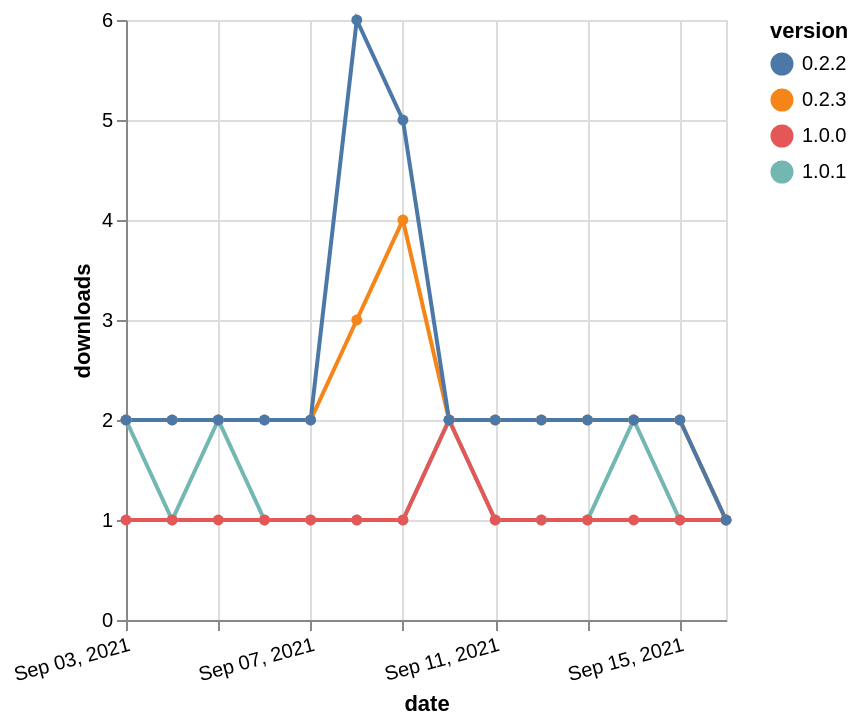

Vega-Lite specification for this chart:
### Vega-Lite specification from a JSON file in a GitHub repository (floating-point values rounded to 4 significant figures)
{"$schema": "https://vega.github.io/schema/vega-lite/v5.json", "description": "A simple bar chart with embedded data.", "data": {"values": [{"date": "2021-09-03", "total": 2389, "delta": 2, "version": "0.2.3"}, {"date": "2021-09-04", "total": 2391, "delta": 2, "version": "0.2.3"}, {"date": "2021-09-05", "total": 2393, "delta": 2, "version": "0.2.3"}, {"date": "2021-09-06", "total": 2395, "delta": 2, "version": "0.2.3"}, {"date": "2021-09-07", "total": 2397, "delta": 2, "version": "0.2.3"}, {"date": "2021-09-08", "total": 2400, "delta": 3, "version": "0.2.3"}, {"date": "2021-09-09", "total": 2404, "delta": 4, "version": "0.2.3"}, {"date": "2021-09-10", "total": 2406, "delta": 2, "version": "0.2.3"}, {"date": "2021-09-11", "total": 2408, "delta": 2, "version": "0.2.3"}, {"date": "2021-09-12", "total": 2410, "delta": 2, "version": "0.2.3"}, {"date": "2021-09-13", "total": 2412, "delta": 2, "version": "0.2.3"}, {"date": "2021-09-14", "total": 2414, "delta": 2, "version": "0.2.3"}, {"date": "2021-09-15", "total": 2416, "delta": 2, "version": "0.2.3"}, {"date": "2021-09-16", "total": 2417, "delta": 1, "version": "0.2.3"}, {"date": "2021-09-03", "total": 556, "delta": 2, "version": "1.0.1"}, {"date": "2021-09-04", "total": 557, "delta": 1, "version": "1.0.1"}, {"date": "2021-09-05", "total": 559, "delta": 2, "version": "1.0.1"}, {"date": "2021-09-06", "total": 560, "delta": 1, "version": "1.0.1"}, {"date": "2021-09-07", "total": 561, "delta": 1, "version": "1.0.1"}, {"date": "2021-09-08", "total": 562, "delta": 1, "version": "1.0.1"}, {"date": "2021-09-09", "total": 563, "delta": 1, "version": "1.0.1"}, {"date": "2021-09-10", "total": 565, "delta": 2, "version": "1.0.1"}, {"date": "2021-09-11", "total": 566, "delta": 1, "version": "1.0.1"}, {"date": "2021-09-12", "total": 567, "delta": 1, "version": "1.0.1"}, {"date": "2021-09-13", "total": 568, "delta": 1, "version": "1.0.1"}, {"date": "2021-09-14", "total": 570, "delta": 2, "version": "1.0.1"}, {"date": "2021-09-15", "total": 571, "delta": 1, "version": "1.0.1"}, {"date": "2021-09-16", "total": 572, "delta": 1, "version": "1.0.1"}, {"date": "2021-09-03", "total": 245, "delta": 1, "version": "1.0.0"}, {"date": "2021-09-04", "total": 246, "delta": 1, "version": "1.0.0"}, {"date": "2021-09-05", "total": 247, "delta": 1, "version": "1.0.0"}, {"date": "2021-09-06", "total": 248, "delta": 1, "version": "1.0.0"}, {"date": "2021-09-07", "total": 249, "delta": 1, "version": "1.0.0"}, {"date": "2021-09-08", "total": 250, "delta": 1, "version": "1.0.0"}, {"date": "2021-09-09", "total": 251, "delta": 1, "version": "1.0.0"}, {"date": "2021-09-10", "total": 253, "delta": 2, "version": "1.0.0"}, {"date": "2021-09-11", "total": 254, "delta": 1, "version": "1.0.0"}, {"date": "2021-09-12", "total": 255, "delta": 1, "version": "1.0.0"}, {"date": "2021-09-13", "total": 256, "delta": 1, "version": "1.0.0"}, {"date": "2021-09-14", "total": 257, "delta": 1, "version": "1.0.0"}, {"date": "2021-09-15", "total": 258, "delta": 1, "version": "1.0.0"}, {"date": "2021-09-16", "total": 259, "delta": 1, "version": "1.0.0"}, {"date": "2021-09-03", "total": 2776, "delta": 2, "version": "0.2.2"}, {"date": "2021-09-04", "total": 2778, "delta": 2, "version": "0.2.2"}, {"date": "2021-09-05", "total": 2780, "delta": 2, "version": "0.2.2"}, {"date": "2021-09-06", "total": 2782, "delta": 2, "version": "0.2.2"}, {"date": "2021-09-07", "total": 2784, "delta": 2, "version": "0.2.2"}, {"date": "2021-09-08", "total": 2790, "delta": 6, "version": "0.2.2"}, {"date": "2021-09-09", "total": 2795, "delta": 5, "version": "0.2.2"}, {"date": "2021-09-10", "total": 2797, "delta": 2, "version": "0.2.2"}, {"date": "2021-09-11", "total": 2799, "delta": 2, "version": "0.2.2"}, {"date": "2021-09-12", "total": 2801, "delta": 2, "version": "0.2.2"}, {"date": "2021-09-13", "total": 2803, "delta": 2, "version": "0.2.2"}, {"date": "2021-09-14", "total": 2805, "delta": 2, "version": "0.2.2"}, {"date": "2021-09-15", "total": 2807, "delta": 2, "version": "0.2.2"}, {"date": "2021-09-16", "total": 2808, "delta": 1, "version": "0.2.2"}]}, "width": "container", "mark": {"type": "line", "point": {"filled": true}}, "encoding": {"x": {"field": "date", "type": "temporal", "timeUnit": "yearmonthdate", "title": "date", "axis": {"labelAngle": -15}}, "y": {"field": "delta", "type": "quantitative", "title": "downloads"}, "color": {"field": "version", "type": "nominal"}, "tooltip": {"field": "delta"}}}
